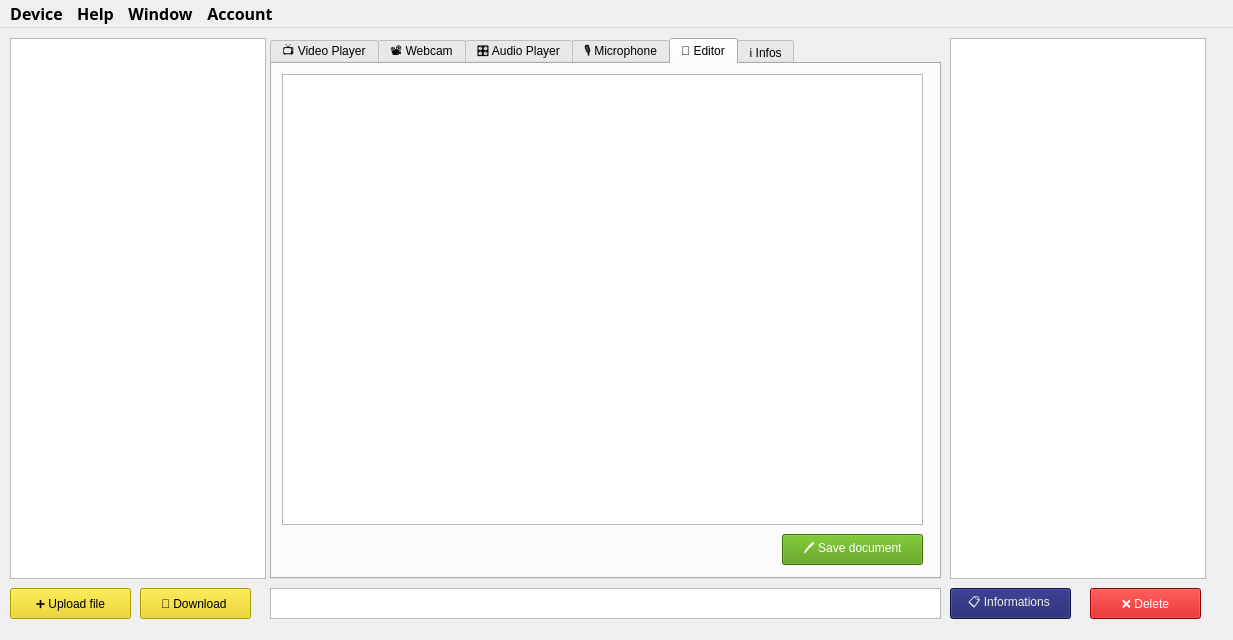
<?xml version="1.0" encoding="UTF-8"?>
<ui version="4.0">
 <class>MainWindow</class>
 <widget class="QMainWindow" name="MainWindow">
  <property name="geometry">
   <rect>
    <x>0</x>
    <y>0</y>
    <width>1233</width>
    <height>640</height>
   </rect>
  </property>
  <property name="cursor">
   <cursorShape>ArrowCursor</cursorShape>
  </property>
  <property name="windowTitle">
   <string>MainWindow</string>
  </property>
  <property name="animated">
   <bool>false</bool>
  </property>
  <property name="tabShape">
   <enum>QTabWidget::Triangular</enum>
  </property>
  <widget class="QWidget" name="centralwidget">
   <widget class="QListWidget" name="listWidget">
    <property name="geometry">
     <rect>
      <x>10</x>
      <y>10</y>
      <width>256</width>
      <height>541</height>
     </rect>
    </property>
   </widget>
   <widget class="QPushButton" name="pushButton">
    <property name="geometry">
     <rect>
      <x>10</x>
      <y>560</y>
      <width>121</width>
      <height>31</height>
     </rect>
    </property>
    <property name="styleSheet">
     <string notr="true">background-color: rgb(237, 212, 0);
color: rgb(0, 0, 0);</string>
    </property>
    <property name="text">
     <string>➕ Upload file</string>
    </property>
   </widget>
   <widget class="QTabWidget" name="tabWidget">
    <property name="geometry">
     <rect>
      <x>270</x>
      <y>10</y>
      <width>671</width>
      <height>541</height>
     </rect>
    </property>
    <property name="currentIndex">
     <number>4</number>
    </property>
    <widget class="QWidget" name="tab">
     <attribute name="title">
      <string>📺 Video Player</string>
     </attribute>
     <widget class="QDial" name="dial">
      <property name="geometry">
       <rect>
        <x>30</x>
        <y>450</y>
        <width>41</width>
        <height>61</height>
       </rect>
      </property>
     </widget>
     <widget class="QSlider" name="horizontalSlider">
      <property name="geometry">
       <rect>
        <x>30</x>
        <y>440</y>
        <width>551</width>
        <height>16</height>
       </rect>
      </property>
      <property name="orientation">
       <enum>Qt::Horizontal</enum>
      </property>
     </widget>
     <widget class="QLCDNumber" name="lcdNumber">
      <property name="geometry">
       <rect>
        <x>590</x>
        <y>440</y>
        <width>41</width>
        <height>16</height>
       </rect>
      </property>
     </widget>
    </widget>
    <widget class="QWidget" name="tab_3">
     <attribute name="title">
      <string>📽️ Webcam</string>
     </attribute>
    </widget>
    <widget class="QWidget" name="tab_2">
     <attribute name="title">
      <string>🎛️ Audio Player</string>
     </attribute>
    </widget>
    <widget class="QWidget" name="tab_4">
     <attribute name="title">
      <string>🎙️ Microphone</string>
     </attribute>
    </widget>
    <widget class="QWidget" name="tab_5">
     <attribute name="title">
      <string>📝 Editor</string>
     </attribute>
     <widget class="QTextEdit" name="textEdit">
      <property name="geometry">
       <rect>
        <x>10</x>
        <y>10</y>
        <width>641</width>
        <height>451</height>
       </rect>
      </property>
     </widget>
     <widget class="QPushButton" name="saveDocument">
      <property name="geometry">
       <rect>
        <x>510</x>
        <y>470</y>
        <width>141</width>
        <height>31</height>
       </rect>
      </property>
      <property name="styleSheet">
       <string notr="true">background-color: rgb(78, 154, 6);
color: rgb(255, 255, 255);</string>
      </property>
      <property name="text">
       <string>🖊️ Save document</string>
      </property>
     </widget>
    </widget>
    <widget class="QWidget" name="tab_6">
     <attribute name="title">
      <string>ℹ️ Infos</string>
     </attribute>
     <widget class="QTextEdit" name="textEdit_3">
      <property name="geometry">
       <rect>
        <x>10</x>
        <y>10</y>
        <width>641</width>
        <height>451</height>
       </rect>
      </property>
     </widget>
     <widget class="QPushButton" name="pushButton_6">
      <property name="geometry">
       <rect>
        <x>550</x>
        <y>470</y>
        <width>101</width>
        <height>31</height>
       </rect>
      </property>
      <property name="styleSheet">
       <string notr="true">color: rgb(238, 238, 236);
background-color: rgb(164, 0, 0);</string>
      </property>
      <property name="text">
       <string>🗑️ Delete </string>
      </property>
     </widget>
    </widget>
   </widget>
   <widget class="QPushButton" name="pushButton_2">
    <property name="geometry">
     <rect>
      <x>140</x>
      <y>560</y>
      <width>111</width>
      <height>31</height>
     </rect>
    </property>
    <property name="styleSheet">
     <string notr="true">background-color: rgb(237, 212, 0);
color: rgb(0, 0, 0);</string>
    </property>
    <property name="text">
     <string>💾 Download </string>
    </property>
   </widget>
   <widget class="QListWidget" name="listWidget_2">
    <property name="geometry">
     <rect>
      <x>950</x>
      <y>10</y>
      <width>256</width>
      <height>541</height>
     </rect>
    </property>
   </widget>
   <widget class="QPushButton" name="pushButton_4">
    <property name="geometry">
     <rect>
      <x>950</x>
      <y>560</y>
      <width>121</width>
      <height>31</height>
     </rect>
    </property>
    <property name="styleSheet">
     <string notr="true">background-color: rgb(22, 25, 102);
color: rgb(238, 238, 236);</string>
    </property>
    <property name="text">
     <string>📋 Informations </string>
    </property>
   </widget>
   <widget class="QPushButton" name="pushButton_5">
    <property name="geometry">
     <rect>
      <x>1090</x>
      <y>560</y>
      <width>111</width>
      <height>31</height>
     </rect>
    </property>
    <property name="styleSheet">
     <string notr="true">background-color: rgb(204, 0, 0);
color: rgb(255, 255, 255);</string>
    </property>
    <property name="text">
     <string>❌ Delete</string>
    </property>
   </widget>
   <widget class="QTextEdit" name="textEdit_2">
    <property name="geometry">
     <rect>
      <x>270</x>
      <y>560</y>
      <width>671</width>
      <height>31</height>
     </rect>
    </property>
   </widget>
   <widget class="QLabel" name="logLabel">
    <property name="geometry">
     <rect>
      <x>130</x>
      <y>-20</y>
      <width>261</width>
      <height>161</height>
     </rect>
    </property>
    <property name="text">
     <string/>
    </property>
   </widget>
   <widget class="QLabel" name="SingInUpLabel">
    <property name="geometry">
     <rect>
      <x>156</x>
      <y>530</y>
      <width>401</width>
      <height>41</height>
     </rect>
    </property>
    <property name="text">
     <string/>
    </property>
   </widget>
   <widget class="QLabel" name="gifLabel">
    <property name="geometry">
     <rect>
      <x>626</x>
      <y>150</y>
      <width>701</width>
      <height>461</height>
     </rect>
    </property>
    <property name="text">
     <string/>
    </property>
   </widget>
  </widget>
  <widget class="QMenuBar" name="menubar">
   <property name="geometry">
    <rect>
     <x>0</x>
     <y>0</y>
     <width>1233</width>
     <height>32</height>
    </rect>
   </property>
   <property name="font">
    <font>
     <family>Sawasdee</family>
     <pointsize>12</pointsize>
     <weight>75</weight>
     <italic>false</italic>
     <bold>true</bold>
     <underline>false</underline>
    </font>
   </property>
   <property name="cursor">
    <cursorShape>PointingHandCursor</cursorShape>
   </property>
   <widget class="QMenu" name="menuEnsay">
    <property name="font">
     <font>
      <family>Sawasdee</family>
      <pointsize>12</pointsize>
      <weight>75</weight>
      <bold>true</bold>
     </font>
    </property>
    <property name="cursor">
     <cursorShape>PointingHandCursor</cursorShape>
    </property>
    <property name="title">
     <string>Device</string>
    </property>
    <addaction name="separator"/>
    <addaction name="actionNewDevice"/>
    <addaction name="separator"/>
    <addaction name="actionDelete_Device"/>
    <addaction name="separator"/>
   </widget>
   <widget class="QMenu" name="menuHelp">
    <property name="font">
     <font>
      <family>Sawasdee</family>
      <pointsize>12</pointsize>
      <weight>75</weight>
      <bold>true</bold>
     </font>
    </property>
    <property name="cursor">
     <cursorShape>PointingHandCursor</cursorShape>
    </property>
    <property name="title">
     <string>Help</string>
    </property>
    <addaction name="actionWebsite"/>
    <addaction name="separator"/>
    <addaction name="actionUser_Manual"/>
   </widget>
   <widget class="QMenu" name="menuWindow">
    <property name="font">
     <font>
      <family>Sawasdee</family>
      <pointsize>12</pointsize>
      <weight>75</weight>
      <bold>true</bold>
     </font>
    </property>
    <property name="cursor">
     <cursorShape>PointingHandCursor</cursorShape>
    </property>
    <property name="title">
     <string>Window</string>
    </property>
    <addaction name="actionLangage"/>
    <addaction name="separator"/>
    <addaction name="actionTheme_2"/>
   </widget>
   <widget class="QMenu" name="menuAccount">
    <property name="font">
     <font>
      <family>Sawasdee</family>
      <pointsize>12</pointsize>
      <weight>75</weight>
      <bold>true</bold>
     </font>
    </property>
    <property name="cursor">
     <cursorShape>PointingHandCursor</cursorShape>
    </property>
    <property name="title">
     <string>Account</string>
    </property>
    <addaction name="actionView_Profile"/>
    <addaction name="separator"/>
    <addaction name="actionUpdate_Profile"/>
    <addaction name="separator"/>
    <addaction name="actionDelete_Profile"/>
   </widget>
   <addaction name="menuEnsay"/>
   <addaction name="menuHelp"/>
   <addaction name="menuWindow"/>
   <addaction name="menuAccount"/>
  </widget>
  <action name="actionwesh">
   <property name="text">
    <string>wesh</string>
   </property>
  </action>
  <action name="actionNewDevice">
   <property name="text">
    <string>New Device</string>
   </property>
  </action>
  <action name="actionWebsite">
   <property name="checkable">
    <bool>false</bool>
   </property>
   <property name="text">
    <string>XRemote Website</string>
   </property>
  </action>
  <action name="actionUsuer_Manual">
   <property name="text">
    <string>Usuer Manual</string>
   </property>
  </action>
  <action name="actionDelete_device">
   <property name="text">
    <string>Delete device</string>
   </property>
  </action>
  <action name="actionLangage">
   <property name="text">
    <string>Langage</string>
   </property>
  </action>
  <action name="actionTheme">
   <property name="text">
    <string>Theme</string>
   </property>
  </action>
  <action name="actionUpdate">
   <property name="text">
    <string>Update Account</string>
   </property>
  </action>
  <action name="actionDelete_Account">
   <property name="text">
    <string>Delete Account</string>
   </property>
  </action>
  <action name="actionView_Profile">
   <property name="text">
    <string>View Profile</string>
   </property>
  </action>
  <action name="actionUpdate_Profile">
   <property name="text">
    <string>Update Profile</string>
   </property>
  </action>
  <action name="actionDelete_Profile">
   <property name="text">
    <string>Delete Profile</string>
   </property>
  </action>
  <action name="actionDelete_Device">
   <property name="text">
    <string>Update Device</string>
   </property>
  </action>
  <action name="actionUser_Manual">
   <property name="text">
    <string>User Manual</string>
   </property>
  </action>
  <action name="actionTheme_2">
   <property name="text">
    <string>Theme</string>
   </property>
  </action>
 </widget>
 <resources/>
 <connections>
  <connection>
   <sender>horizontalSlider</sender>
   <signal>valueChanged(int)</signal>
   <receiver>lcdNumber</receiver>
   <slot>display(int)</slot>
   <hints>
    <hint type="sourcelabel">
     <x>666</x>
     <y>517</y>
    </hint>
    <hint type="destinationlabel">
     <x>889</x>
     <y>520</y>
    </hint>
   </hints>
  </connection>
 </connections>
</ui>
